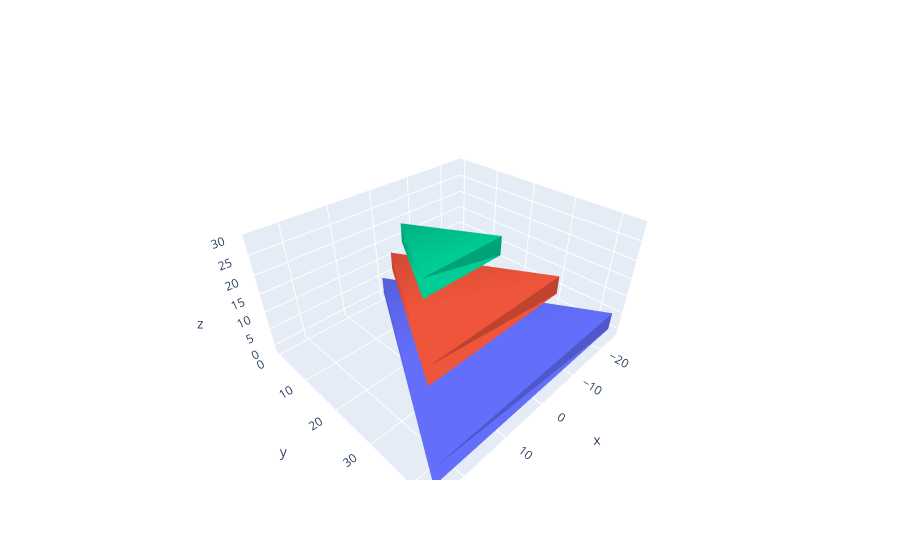

The cell this chart's notebook holds for it:
### Code cell
out = prism(5*4, 5) # contains x, y, z
# Mesh of the prism
# Plot using plotly Mesh3d
T = 5 # thickness

# Three different aspect ratios across the range of prism sizes synthesized.

fig = go.Figure(data=[prism_mesh(x) for x in [prism(T*10, T), prism(T*7,T, y_offset=4, z_offset=10), prism(T*4, T,y_offset=8, z_offset=20)]])

fig.update_layout(scene_zaxis_range=[-2, 30])

fig.show()
# Export figure to html
# fig.write_html("prisms-output.html")

### Figure 1 — Plotly figure (JSON) as saved in the notebook; plotly's stock layout.template omitted (floating-point values rounded to 4 significant figures)
{"data": [{"i": [0, 5, 4, 4, 5, 5, 5, 5], "j": [1, 4, 3, 0, 3, 0, 4, 1], "k": [2, 3, 0, 2, 0, 1, 2, 2], "type": "mesh3d", "x": [0, 25, -25, 0, -25, 25], "y": [0, 43.3, 43.3, 0, 43.3, 43.3], "z": [0, 0, 0, 5, 5, 5]}, {"i": [0, 5, 4, 4, 5, 5, 5, 5], "j": [1, 4, 3, 0, 3, 0, 4, 1], "k": [2, 3, 0, 2, 0, 1, 2, 2], "type": "mesh3d", "x": [0, 17.5, -17.5, 0, -17.5, 17.5], "y": [4, 34.31, 34.31, 4, 34.31, 34.31], "z": [10, 10, 10, 15, 15, 15]}, {"i": [0, 5, 4, 4, 5, 5, 5, 5], "j": [1, 4, 3, 0, 3, 0, 4, 1], "k": [2, 3, 0, 2, 0, 1, 2, 2], "type": "mesh3d", "x": [0, 10, -10, 0, -10, 10], "y": [8, 25.32, 25.32, 8, 25.32, 25.32], "z": [20, 20, 20, 25, 25, 25]}], "layout": {"scene": {"zaxis": {"range": [-2, 30]}}}}
